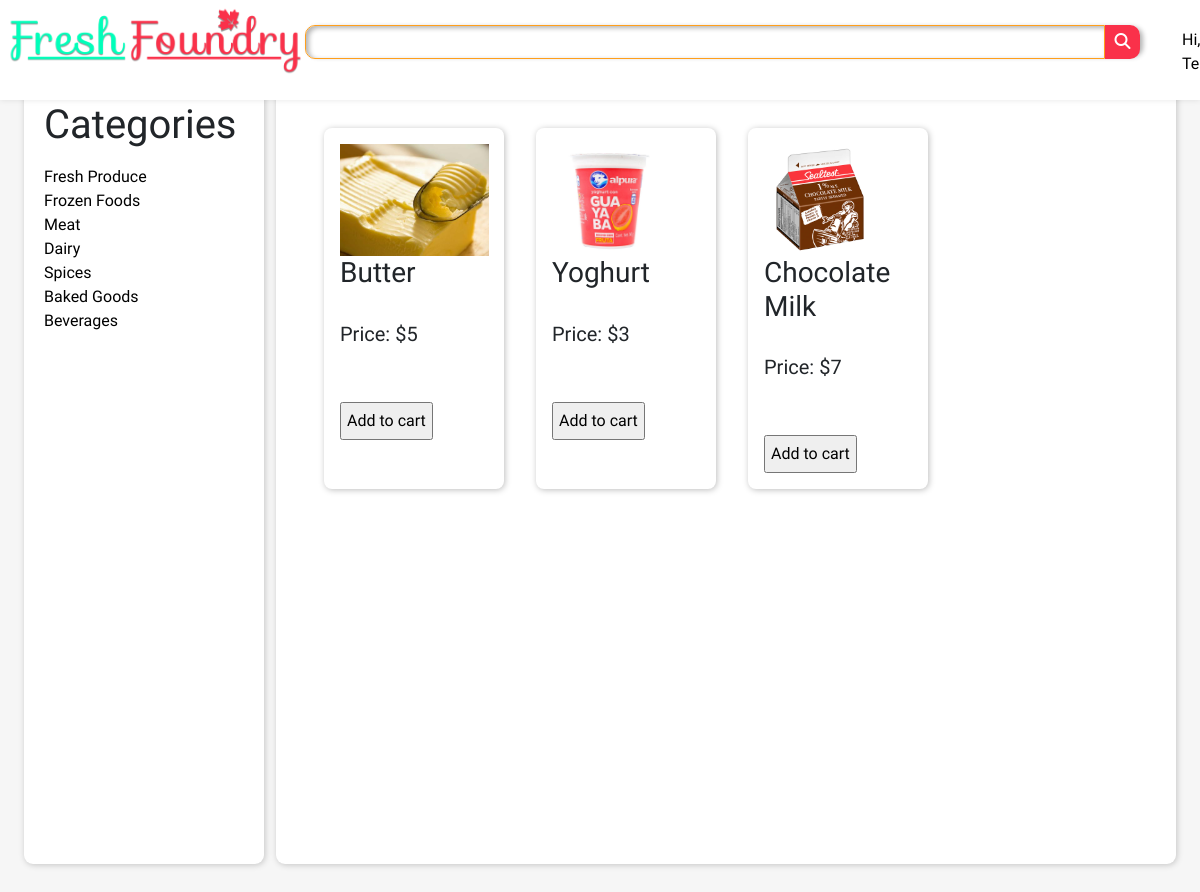
Page /users/dairy.php (signed in) on the committed database.
### tables this page shows
CREATE TABLE `dairy` (
  `sr_no` int(11) NOT NULL,
  `goods` varchar(255) NOT NULL,
  `goods_id` varchar(255) NOT NULL,
  `prod_id` varchar(255) NOT NULL,
  `price` int(11) NOT NULL,
  `image` varchar(255) NOT NULL
);

### users/dairy.php (the view, shortened to what this page needs)
<!DOCTYPE html>
<html lang="en">
<head>
    <link rel="stylesheet" href="https://cdn.jsdelivr.net/npm/bootstrap@5.1.3/dist/css/bootstrap.min.css">
    <link rel="stylesheet" href="../style/admin_style.css">
    <link rel="stylesheet" href="../style/style.css">
</head>
<body>
    <header>
        <div class="logo">
            <a href="../indexloggedin.php"><img src="../Assets/Images/FreshLogo0.3.png" alt=""></a>
        </div>
        <div class="shadow-box">
            <div class="searchbar">
                <input type="text">
                <a href="#"><button><i class="fas fa-search"></i></button></a>
            </div>
        </div>
        <div class="nav">
            <nav class="navbar">
                <ul>
                    <li><a href="#">Hi, <?php echo ucfirst($_COOKIE['user_cookie']);?></a></li>
                </ul>
            </nav>
        </div>
    </header>
    <main>
        <div class="dashboard">
            <h1 class="dashhead">
            <a>Categories</a>
            </h1>
                <div class="accordion-body" style="text-decoration:none;">
                    <a  href="./fresh.php">Fresh Produce</a><br/>
                    <a href="./frozen.php">Frozen Foods</a><br/>
                    <a href="./meat.php">Meat</a><br/>
                    <a href="./dairy.php">Dairy</a><br/>
                    <a href="./spices.php">Spices</a><br/>
                    <a href="./baked.php">Baked Goods</a><br/>
                    <a href="./beverages.php">Beverages </a><br/>
                </div>
        </div>
        <div class="adminops">
            <div class="productpageitems">
<?php
$dsn = 'mysql:host=localhost;dbname=freshfoundry';
$username = 'root';
$password = '';
try {
    $db = new PDO($dsn,$username,$password);
} catch (PDOException $e) {
    $error_message = $e->getMessage();
    echo $error_message;
    exit();
}
$stmt = $db->prepare("SELECT * FROM dairy");
$stmt->execute();
$data = $stmt->fetchAll(PDO::FETCH_ASSOC);
foreach ($data as $row) {
    echo '<div class="cards_item">'.'<img src="../uploads/'. $row['image'].'"> <h3>'.$row['goods']."</h3><br /><h5>Price: $". $row['price']."</h5><br />".'<br />'.'<form action="insert2cart.php" method="post"><input name="good_name" value=" '.$row['goods'].'"style="display:none" >'.'<input name="good_price"  value="'.$row['price'].'" style="display:none">'.'<input name="good_image"  value="'.$row['image'].'" style="display:none">'.'<input class="padding-5" name="submit" type="submit" value="Add to cart"></form></div>';
}
?>
</div>
</div>
</body>
</html>

### Style/admin_style.css (style rules this page uses)
body { background-color: var(--g-whitebg); height: 100vh; width: 100vw; }
main { display: grid; grid-template-areas: "sidebar ops ops"; }
.dashboard { grid-area: "sidebar"; width: 20vw; height: 98vh; background-color: var(--white); border-radius: 9px; margin-left: 2vw; margin-top: 10vh; box-shadow: var(--shadowbright); }
.dashhead { padding-left: 20px; padding-top: 20px; margin-bottom: 0; font-family: var(--red-hat-display); }
.accordion-body > a { cursor: pointer; }
.adminops { grid-area: "ops"; width: 75vw; height: fit-content; min-height: 98vh; margin-bottom: 10vh; background-color: var(--white); border-radius: 9px; margin-top: 10vh; box-shadow: var(--shadowbright); padding: 2rem !important; }
.dashhead a { text-decoration: none ; color: black ; }

### Style/style.css (style rules this page uses)
* { box-sizing: border-box; margin: 0; padding: 0; font-family: var(--comfortaa); }
body { background-color: var(--g-whitebg); overflow-x: hidden; }
header { width: 100%; box-shadow: .1px 0.1px 6px var(--black-01); background-color: var(--white); position: fixed; display: flex; justify-content: space-evenly; z-index: 999; }
.logo img { width: 300px; height: 72px; }
.logo { margin-top: 5px; margin-left: 5px; width: 300px; height: auto; }
.searchbar { display: flex; padding: 0px; }
.searchbar a { text-decoration: none; }
.searchbar button { border-radius: 0px 10px 10px 0px; border-color: transparent; width: 35px; height: 34px; background-color: var(--logo-red); }
.searchbar i { color: var(--white); }
.shadow-box { background-size: fit-content; border-radius: 10px; box-shadow: 3px 2px 5px rgba(0, 0, 0, 0.3); padding: 0px; margin-top: 25px; height: 3.7vh; }
@media screen and (min-width: 1080px) { .searchbar input { border: 1px solid var(--outlines); border-radius: 10px 0px 0px 10px; box-shadow: inset 3px 2px 5px rgba(0, 0, 0, 0.3); width: 800px; height: 30px; padding: 1em; } }
.navbar { margin-top: 20px; }
.navbar ul { display: flex; justify-content: flex-end; }
.navbar ul li { padding: 0 10px; list-style-type: none; }
.navbar a { text-decoration: none; color: black; }
.cards_item { margin: 1rem; border-radius: 8px; box-shadow: 1px 1px 6px rgba(0, 0, 0, 0.26); padding: 1rem; width: 15vw; }
.cards_item > img { height: 7rem; }
.productpageitems { display: flex; flex-direction: row; }
.accordion-body > a { text-decoration: none; color: black; }
.padding-5 { padding: 5px !important; }

### Style/variables.css (style rules this page uses)
* { --g-whitebg : #f6f6f6; --white : #ffffff; --black : #000000; --black-01 : rgba(0, 0, 0, 0.1); --outlines : #ff9f1c; --logo-green : #01ffba; --logo-red : #fa314a; --red : #fa314a; --shadowdeep: 2px 2px 6px #00000034; --shadowbright: 1px 1px 6px #00000034; }

### rows in the picture
dairy: image (picture), goods "Butter", price "5"
dairy: image (picture), goods "Yoghurt", price "3"
dairy: image (picture), goods "Chocolate Milk", price "7"
